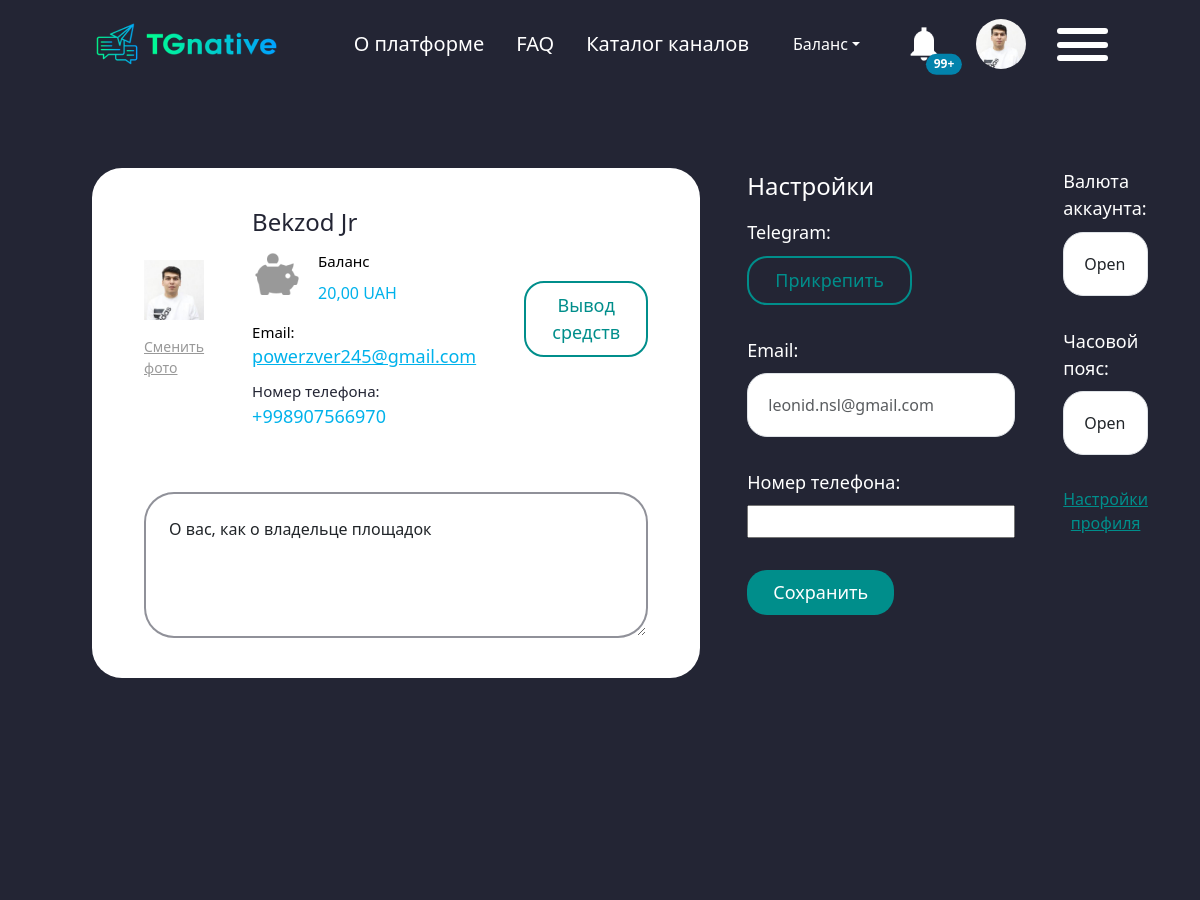
The app's page /7/telegram (signed in, upper part), older data.
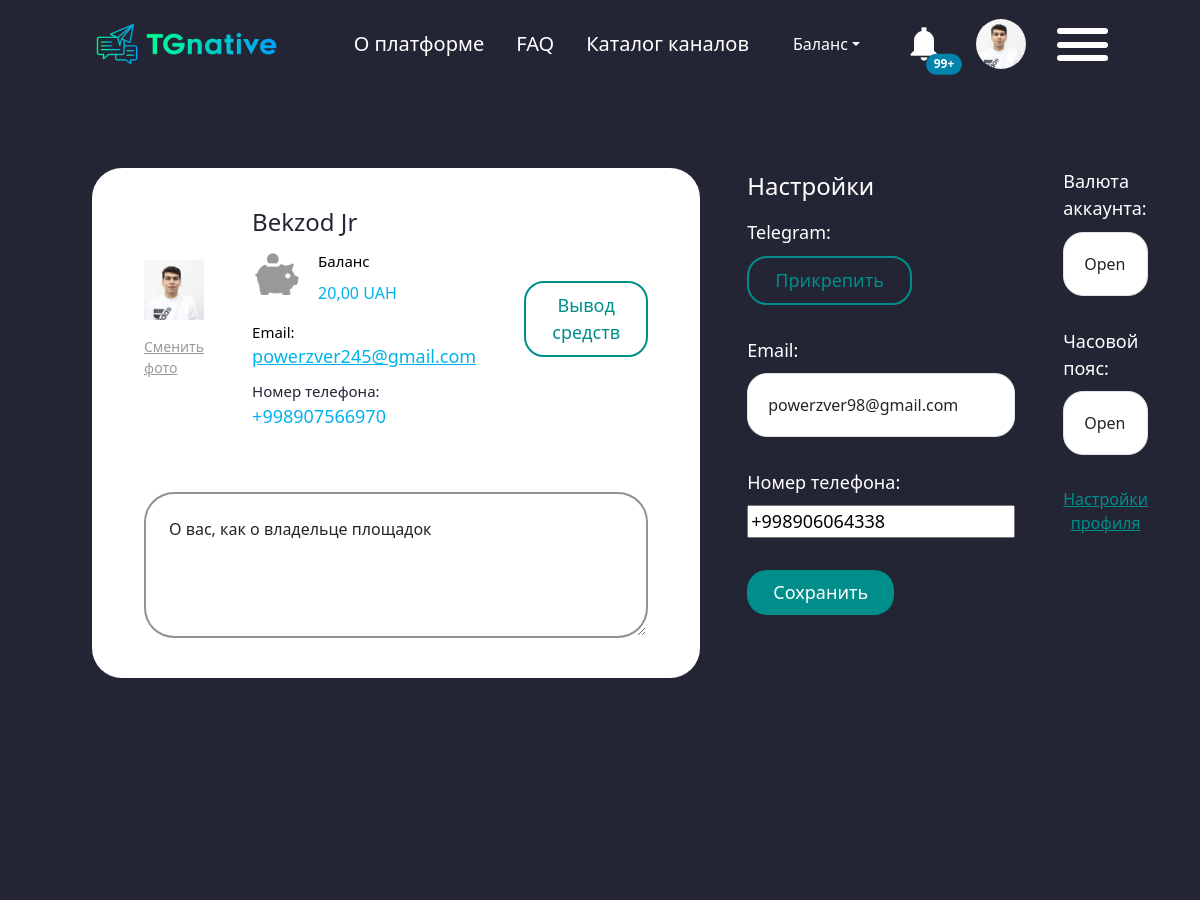
The same page, newer data.
### accounts/models.py (models this page shows, shortened)
class Profile(models.Model):
    username=models.OneToOneField(User,on_delete=models.CASCADE,related_name='profile')
    phone_number = PhoneNumberField()
    first_name=models.CharField(max_length=150)
    last_name=models.CharField(max_length=150)
    email=models.EmailField()
    balance = models.DecimalField(max_digits=10, decimal_places=2,default=0)
    currency=models.CharField(max_length=10)
    created_at=models.DateTimeField(auto_now_add=True)
    photo=models.ImageField()
    is_online = models.BooleanField(default=False)
    last_visited = models.DateTimeField(auto_now=True)

### accounts/views.py (the view, shortened to what this page needs)
# urls.py: path('<int:pk>/telegram',views.UpdateTelegram.as_view(),name='cabinet_telegram'),
class UpdateTelegram(LoginRequiredMixin, UpdateView):
    template_name = "update_telegram.html"
    model = Profile
    form_class = Update_Profile
    def get_context_data(self, *, object_list=None, **kwargs):
        context = super().get_context_data(**kwargs)
        context['user'] = Profile.objects.get(username=self.request.user)
        return context

### accounts/forms.py
class Update_Profile(BaseUpdateForm):
    class Meta(BaseUpdateForm.Meta):
        model=Profile

### accounts/templates/update_telegram.html (shortened to what this page needs)
{% extends 'base.html' %}
{% load static %}
{% block header %}
<body class="page__body">
<div class="cabinet-container">
{% endblock %}
    {% block content %}
    <main class="main">
        <form method="post" enctype="multipart/form-data">
        <div class="personal__cabinet"><div class="container-fluid"><div class="personal__cabinet-row"><div class="cards"><div class="d-flex gap-5 align-items-center">
            <div class="d-flex flex-column gap-3 align-items-center">
                <div>
            <img src="/{{user.photo}}"  width="150px" height="150px" alt="">
                </div>
                <p class="p-photo-title" id="changePhoto" style="cursor: pointer;">Сменить фото</p>
            </div>
            <div><h3 class="p-title">{{user.first_name}} {{user.last_name}}</h3><div class="d-flex gap-3"><div>
                <img src="{%static 'img/Money_Box.png' %}" alt="">
            </div><div class="d-flex flex-column"><p class="p-balance">Баланс</p><p class="p-price">
            {{user.balance}} UAH</p></div></div><p class="p-email">Email: <a href="mailto:leonid.nsl@gmail.com">{{user.email}}</a></p><p class="p-phone">Номер телефона: <a href="mailto:{{user.email}}">{{user.phone_number}}</a></p></div><div><button class="btn-reset">Вывод средств</button>
        </div></div>
            <textarea class="form-control" placeholder="О себе" rows="4">О вас, как о владельце площадок</textarea></div><div class="inputs"><div><p class="p-setting">Настройки</p><label class="input-label">Telegram: <button class="btn-reset">Прикрепить</button></label>
            <label class="input-label">Email:
                {{form.email}}
            </label> <label class="input-label">Номер телефона:
                {{form.phone_number}}
            </label> <button class="btn-pay">Сохранить</button></div><div><label class="input-label">Валюта аккаунта: <select class="form-select" aria-label="Default select example"><option selected="selected">Open this select menu</option><option value="1">One</option><option value="2">Two</option><option value="3">Three</option></select></label> <label class="input-label">Часовой пояс: <select class="form-select" aria-label="Default select example"><option selected="selected">Open this select menu</option><option value="1">One</option><option value="2">Two</option><option value="3">Three</option></select></label> <label class="input-label"><a href="" class="p-link">Настройки профиля</a></label></div></div></div></div></div></main></div>
    {% endblock %}

### templates/base.html (shortened to what this page needs)
{% load static %}
<!DOCTYPE html>
<html lang="ru" class="page">
<head>
    <link rel="stylesheet" href="{% static 'css/vendor.css' %}">
    <link rel="stylesheet" href="{% static 'css/main.css' %}">
</head>
    {% block header %}{% endblock %}
    {% if user_authenticated %}
        {% include 'inc/header_cabinet.html' %}
    {% else %}
        {% include 'inc/header.html' %}
    {% endif %}
    {% block content %}{% endblock %}
    {% include 'inc/footer.html' %}
</html>

### templates/inc/header_cabinet.html (shortened to what this page needs)
{% load static %}
    <header class="header"><div class="container-fluid header__menu"><div class="header__left"><a class="header__logo" href="{% url 'main' %}"><img src="{% static 'img/logo.png' %} "alt=""></a></div><div class="header__right"><ul class="header__navbar list-reset" data-menu><li class="header__nav"><a class="header__nav_link" href="{% url 'about' %}">О платформе</a></li><li class="header__nav"><a class="header__nav_link" href="{% url 'faq' %}">FAQ</a></li><li class="header__nav"><a class="header__nav_link" href="{% url 'category-list' %}">Каталог каналов</a></li>
            <li class="header__nav"><div class="dropdown"><button class="btn btn-secondary dropdown-toggle" type="button" data-bs-toggle="dropdown" aria-expanded="false">Баланс</button></div></li>
        <li class="header__nav"><button type="button" class="btn-reset position-relative"><img src="{% static 'img/Bell.png' %}" alt=""> <span class="position-absolute top-100 start-100 translate-middle badge rounded-pill" style="background-color: #0283AC">99+ <span class="visually-hidden">unread messages</span></span></button></li><li class="header__nav"><div class="header__right-user">
        {% if user_photo %}
        <a href="{% url url_cabinet pk %}">
            <img src="/{{ user_photo }}" alt=""></a>
         {% else %}
            <a href="{% url url_cabinet pk %}">
            <img src="{% static 'img/Test Account.png' %} " alt=""></a>
         {% endif %}
    </div></li></ul><div class="header__burger"><button class="btn-reset burger__icon"></button></div></div>
        </div></header>

### templates/inc/footer.html (shortened to what this page needs)
{% load static %}
<div class="footer"><div class="container-fluid"><div class="footer__menu"></div></div></div></body>

Row changes from the older to the newer data that the page shows:
changed Profile: email (not shown) → "powerzver98@gmail.com"; phone_number (not shown) → "+998906064338"
